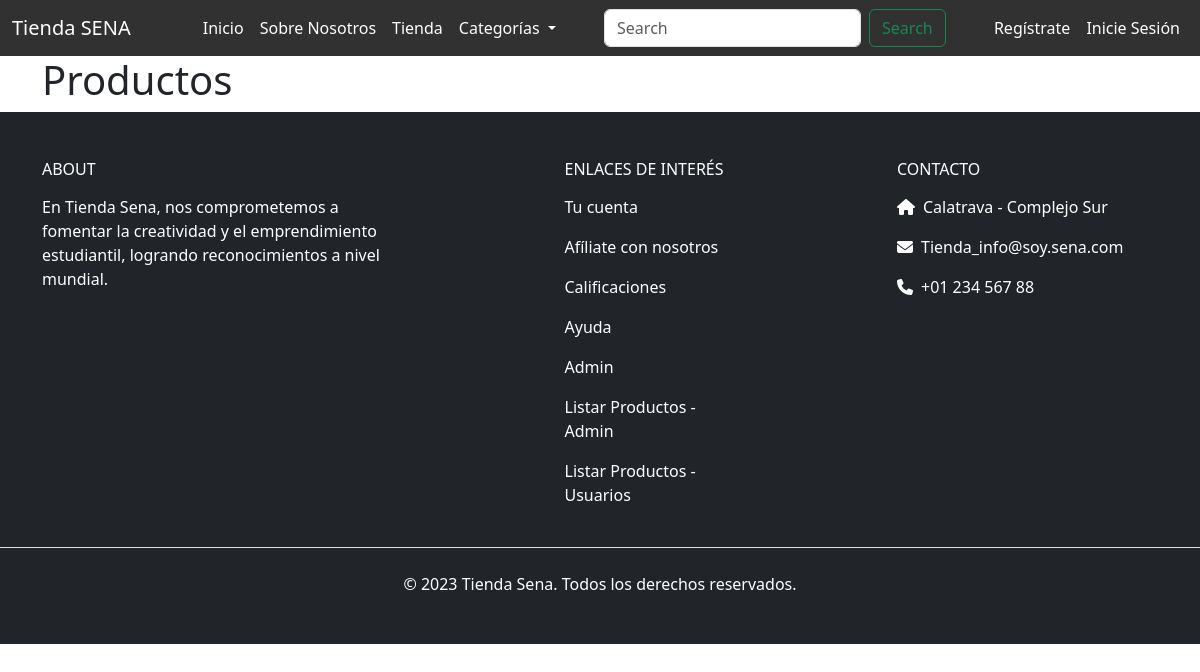
Page /lista_productos on the earlier database version.
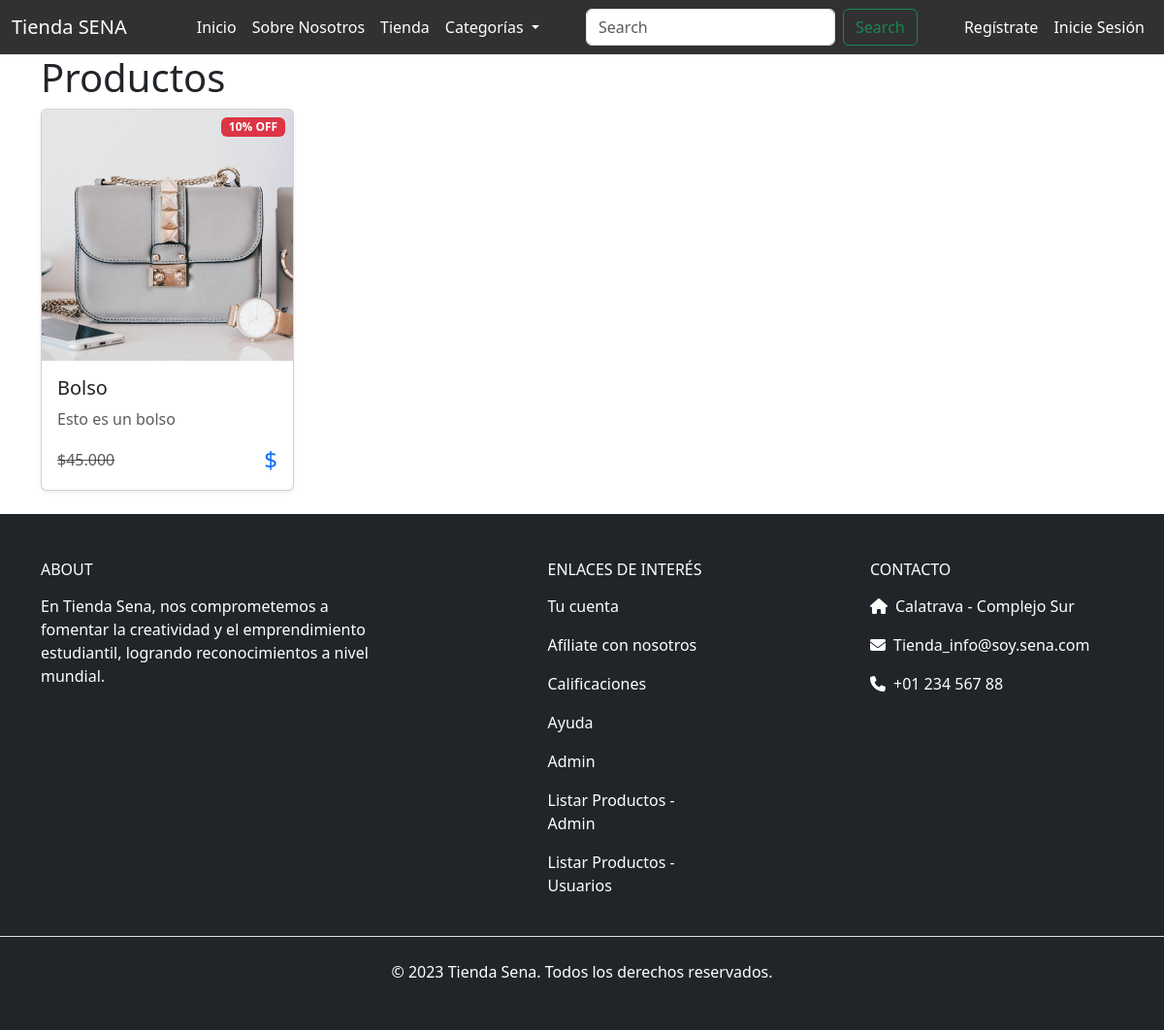
Same page on the later database version.
### tienda_sena/models.py (models this page shows, shortened)
class Producto(models.Model):
    nombre = models.CharField(max_length=100)
    descripcion = models.CharField(max_length=254)
    stock = models.IntegerField()
    vendedor = models.ForeignKey('Usuario', on_delete=models.CASCADE)
    CATEGORIAS = (
        (0, ""),
        (1, "Moda"),
        (2, "Tecnologia"),
        (3, "Artesania"),
        (4, "Accesorios"),
        (5, "Servicios"),
        (6, "Otros"),
    )
    categoria = models.IntegerField(choices=CATEGORIAS, default=0, null=True, blank=True)
    COLORES = (
        (0,"Ninguno"),
        (1,"Gris"),
        (2,"Blanco"),
        (3,"Negro"),
        (4,"Amarillo"),
        (5,"Azul"),
        (6,"Rojo"),
    )
    color = models.IntegerField(choices=COLORES, default=0, null=True, blank=True)
    en_oferta = models.BooleanField(default=False)
    precio_original = models.DecimalField(max_digits=10, decimal_places=2, null=True, blank=True)
    descuento = models.DecimalField(max_digits=5, decimal_places=2, default=0)
    @property
    def precio(self):
        if self.en_oferta and self.descuento > 0:
            return round(self.precio_original - (self.precio_original * self.descuento / Decimal(100)), 2)
        return self.precio_original

class ImagenProducto(models.Model):
    producto = models.ForeignKey(Producto, on_delete=models.CASCADE, related_name='imagenes')
    imagen = models.ImageField(upload_to='productos/')

### tienda_sena/views.py (the view)
# urls.py: path('lista_productos', views.lista_productos, name='lista_productos'),
def lista_productos(request):
    q = Producto.objects.all()
    contexto = {'data': q}
    return (render(request, 'productos/listar_productos.html', contexto))

### tienda_sena/context_processors.py (called while the page is built)
def categorias(request):
    categorias = Producto.CATEGORIAS
    return {'categorias': categorias}

def colores(request):
    colores = Producto.COLORES
    return {'colores': colores}

### tienda_sena/templatetags/custom_filters.py (called while the page is built)
@register.filter
def replace_comma(value):
    if isinstance(value, str):
        return value.replace(',', '.')
    return value

### tienda_sena/templates/productos/listar_productos.html (shortened to what this page needs)
{% extends 'bases/base.html' %}
{% load static humanize %}
{% block main %}
    {% block lista_productos %}
        {% include 'bases/_productos.html' %}
    {% endblock %}
{% endblock %}

### tienda_sena/templates/bases/_productos.html (shortened to what this page needs)
{% load static humanize custom_filters %}
<div class="container">
        <h1>Productos</h1>
        <div class="row">
            {% for producto in data %}
            <div class="col-md-3 col-sm-6 mb-4">
                <div class="card product-card shadow-sm h-100 position-relative">
                    <div class="position-relative overflow-hidden">
                        {% if producto.en_oferta %}
                        <span class="badge bg-danger position-absolute top-0 end-0 m-2" style="z-index: 9999;">
                            {{ producto.descuento|floatformat:0 }}% OFF
                        </span>
                        {% endif %}
                        <a href="{% url 'detalle_producto' producto.id %}">
                            {% if producto.imagenes.all %}
                            <div class="ratio ratio-1x1">
                                <img src="{{ producto.imagenes.all.0.imagen.url }}" class="img-fluid object-fit-cover"
                                    alt="{{ producto.nombre }}">
                            </div>
                            {% else %}
                            <img src="{% static 'assets/product.png' %}" class="product-image card-img-top"
                                alt="Imagen no disponible">
                            {% endif %}
                        </a>
                    </div>
                    <div class="card-body">
                        <h5 class="card-title">{{ producto.nombre }}</h5>
                        <p class="card-text text-muted">{{ producto.descripcion }}</p>
                        <div class="d-flex justify-content-between align-items-center">
                            {% if producto.en_oferta %}
                            <span class="text-muted text-decoration-line-through">
                                ${{ producto.precio|floatformat:0|intcomma|replace_comma }}
                            </span>
                            <span class="h4 mb-0 ms-2 text-primary">
                                ${{ producto.precio_descuento|floatformat:0|intcomma|replace_comma }}
                            </span>
                            {% else %}
                            <span class="h4 mb-0 text-primary">
                                ${{ producto.precio|floatformat:0|intcomma|replace_comma }}
                            </span>
                            {% endif %}
                        </div>
                    </div>
                </div>
            </div>
            {% endfor %}
        </div>
</div>

Differences in the rows shown:
added Producto: descuento "10", imagenes.all.0.imagen (picture), nombre "Bolso", descripcion "Esto es un bolso", precio "45.000"
